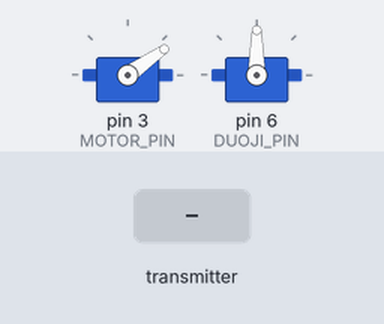
Bench run of a sketch on a simulated Arduino Uno, built with avr-gcc and run on an emulated ATmega328P. On the bench: 2 × servo. The test bench sets the inputs (shaded band). No radio packets arrive unless stated.

Above: at 1.2 s.
1.3 s: the transmitter starts sending LX = -100
At 2.2 s:
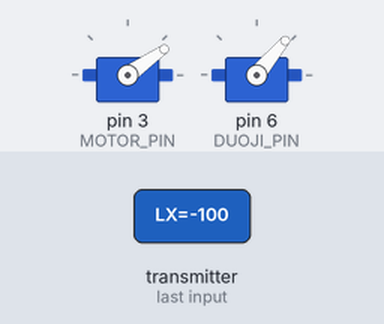
2.8 s: the transmitter starts sending RY = -100
At 4.0 s:
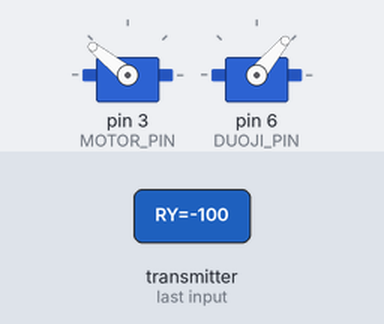
4.3 s: the transmitter starts sending LX = 0
At 5.5 s:
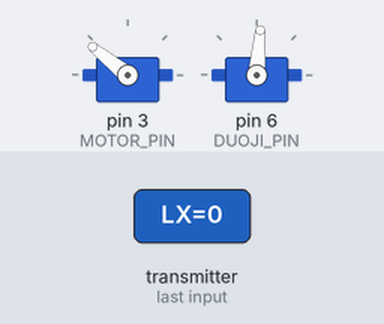
5.8 s: the transmitter starts sending RY = 100
At 7.0 s:
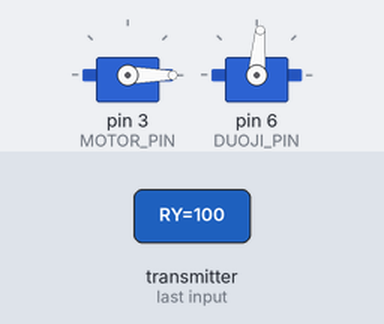
7.3 s: the transmitter starts sending LX = 100
At 8.0 s:
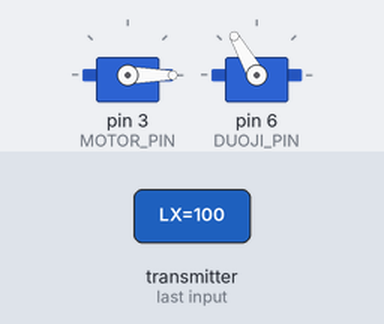
8.8 s: the transmitter starts sending RY = -100
At 9.4 s:
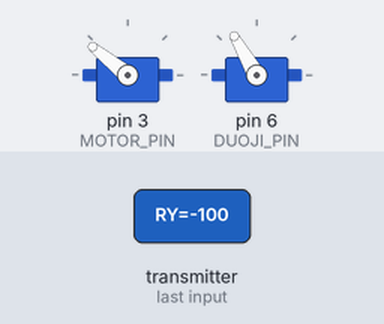
Timing chart, 0 to 11.3 s (numbered marks = the images above; inputs shaded):
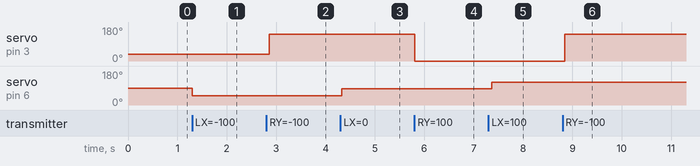

Measured:
- after the input at 1.3 s, servo on pin 6 (DUOJI_PIN): 90° → 50° at once
- after the input at 2.8 s, servo on pin 3 (MOTOR_PIN): 35° → 141° after 0.06 s
- after the input at 4.3 s, servo on pin 6 (DUOJI_PIN): 50° → 85° at once
- after the input at 5.8 s, servo on pin 3 (MOTOR_PIN): 141° → 0° at once
- after the input at 7.3 s, servo on pin 6 (DUOJI_PIN): 85° → 120° after 0.07 s
- after the input at 8.8 s, servo on pin 3 (MOTOR_PIN): 0° → 141° at once

The sketch:

ElectricControl.ino
```cpp
// ----------------ESP32通用开发板的【接收端】-----------------------------------------------------------------------
#include <SPI.h>
#include <nRF24L01.h>
#include <RF24.h>

#include <Servo.h>  // 声明调用Servo.h库
#define SERVO_PIN 6 // 宏定义舵机控制引脚

#define MAX_SIGNAL 2000
#define MIN_SIGNAL 700

#define MOTOR_PIN 3 // 九号引脚是紫色的引脚 也就是D3
#define DUOJI_PIN 6 // 舵机引脚

int idle = (MAX_SIGNAL + MIN_SIGNAL) / 2;
int slow = (MAX_SIGNAL - idle) / 3;
int med = slow * 2;
int fast = MAX_SIGNAL;
int callibrate = 2;

int pos = 0; // 角度存储变量

Servo motor;
Servo duoji;

RF24 radio(9, 10); // CE, CSN   频率默认10000000Hz（10MHz）

const byte address[6] = "00001";

struct TANK_KVS
{
   // 4个前端按键
   bool light = 0;
   bool power = 0;
   bool trigger = 1;

   // int8_t 是有符号char型 -128 到 127
   int8_t LX = 0;
   int8_t LY = 0;
   int8_t RX = 0;
   int8_t RY = 0;
};

TANK_KVS tank_kvs;

void setup()
{
   Serial.begin(9600);
   motor.attach(MOTOR_PIN);
   duoji.attach(DUOJI_PIN); // 舵机初始化
   radio.begin();
   radio.openReadingPipe(0, address); // 接收端打开通信通道
   radio.setPALevel(RF24_PA_MIN);     // 设置通信功率，参数可选：RF24_PA_MIN, RF24_PA_LOW, RF24_PA_HIGH, RF24_PA_MAX
   radio.startListening();            // 开始监听，即设置为接收端
                                      // Serial.println("我是接收端");
   if (callibrate != 1)
   {
      motor.writeMicroseconds(slow);
   }
}

void loop()
{
   if (radio.available())
   { // 是否有可用的数据（是否收到数据）
      radio.read(&tank_kvs, sizeof(tank_kvs));

      int angle = map(tank_kvs.LX, 100, -100, 120, 50);  // 将遥控器数据映射到舵机角度范围

      duoji.write(angle);  // 将舵机转动到对应角度

      if (tank_kvs.RY < 0)
      {
         // 控制车子前进
         // int ry = abs(tank_kvs.RY);
         // int speed = 250 * (ry / 100) + 1350;
         //int ry = abs(tank_kvs.RY);


         int speed1 = map(tank_kvs.RY, -100, 0, 2000, 900);
         //int speed = ry*2 + 1350;
         //Serial.println(speed);
         motor.writeMicroseconds(speed1);
      }
      else if(tank_kvs.RY > 0){
           int speed1 = map(tank_kvs.RY, 0, 100, 900, 0);
         //int speed = ry*2 + 1350;
         //Serial.println(speed);
         motor.writeMicroseconds(speed1);
      }
      delay(80);
   }
   else
   {
      motor.writeMicroseconds(900);
   }
}
```
